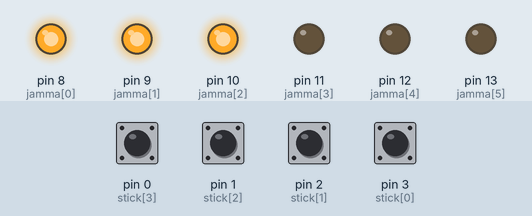
Recording of a sketch running on a simulated SparkFun Pro Micro, built with avr-gcc and run on an emulated ATmega32U4. On the bench: output pins drawn as LEDs (lit = HIGH). Inputs (shaded band) come from the test bench; at power-on: pin 0 (stick[3]), pin 1 (stick[2]), pin 2 (stick[1]), pin 3 (stick[0]) HIGH.

Above: at 1.2 s.
1.3 s: pin 0 (stick[3]) pulled LOW for 0.15 s
At 1.37 s:
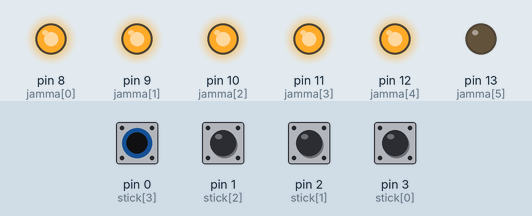
2.9 s: pin 1 (stick[2]) pulled LOW for 0.15 s
At 2.97 s:
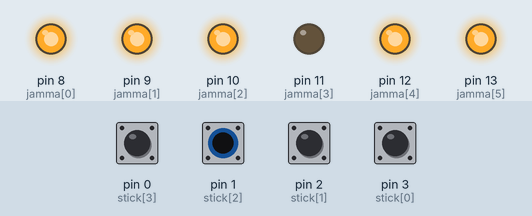
4.5 s: pin 2 (stick[1]) pulled LOW for 0.15 s
At 4.57 s:
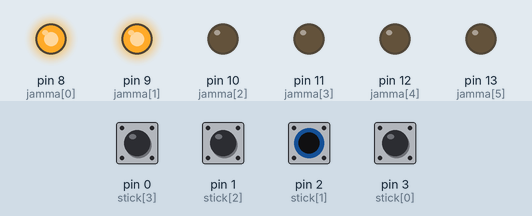
6.1 s: pin 3 (stick[0]) pulled LOW for 0.15 s
At 6.17 s:
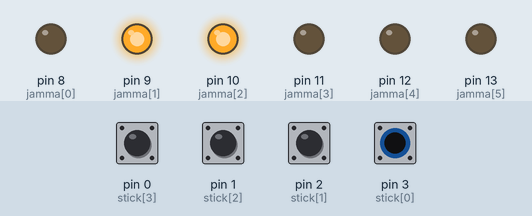
7.7 s: pin 0 (stick[3]) driven LOW and pin 1 (stick[2]) driven LOW
At 8.9 s:
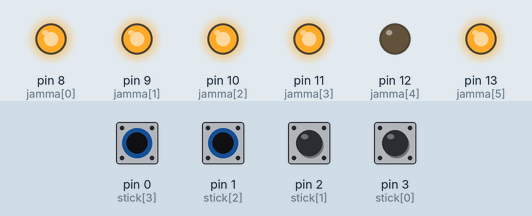
9.2 s: pin 2 (stick[1]) pulled LOW for 1 s
At 10.0 s:
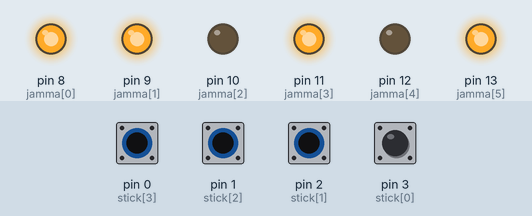
Timing chart, 0 to 12.2 s (numbered marks = the images above; inputs shaded):
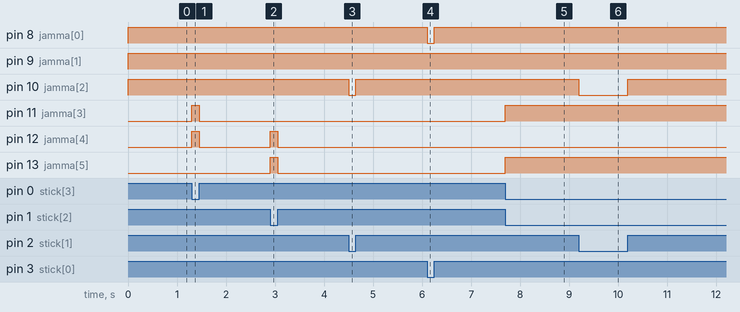

The sketch:

aes_4_to_6_button.ino
```cpp
// Code for Arduino Pro Micro with Kamencesc MVS DB9 to Arduino
// using USB Joystick library:
// https://github.com/MHeironimus/ArduinoJoystickLibrary
//
// Code by: Kamencesc
// Board by: Kamencesc
//
// Site: http://www.kamencesc.com/
// 01-07-2019
//--------------------------------------------------------------------

byte stick[] = { 3, 2, 1, 0 };
byte jamma[] = { 8, 9, 10, 11, 12, 13 };

void setup() {
  for (int j=0; j < (sizeof(stick)/sizeof(stick[0])); j++) {
    pinMode(stick[j], INPUT_PULLUP);
  }
  for (int j=0; j < (sizeof(jamma)/sizeof(jamma[0])); j++) {
    pinMode(jamma[j], OUTPUT);
  }

}

void loop() {
  // put your main code here, to run repeatedly:
  byte aes1 = digitalRead(3);
  byte aes2 = digitalRead(2);
  byte aes3 = digitalRead(1);
  byte aes4 = digitalRead(0);

  if ( !aes1 && !aes2 ) {
    digitalWrite(9, LOW);   //middle punch
    digitalWrite(8, HIGH);  //light punch
    digitalWrite(10, HIGH); //heavy punch
  } else if  ( !aes1 ) {
    digitalWrite(8, LOW);   //light punch
    digitalWrite(10, HIGH); //heavy punch
    digitalWrite(9, HIGH);  //middle punch
  } else if ( !aes2 ) {
    digitalWrite(10, LOW);  //heavy punch
    digitalWrite(8, HIGH);  //light punch
    digitalWrite(9, HIGH);  //middle punch
  } else if ( aes1 && aes2 ) {
    digitalWrite(10, HIGH);  //heavy punch
    digitalWrite(8, HIGH);   //light punch
    digitalWrite(9, HIGH);   //middle punch
  }

  if ( !aes3 && !aes4 ) {
    digitalWrite(12, LOW);   //middle kick
    digitalWrite(11, HIGH);   //light kick
    digitalWrite(13, HIGH);  //heavy kick
  } else if  ( !aes3 ) {
    digitalWrite(12, HIGH);   //middle kick
    digitalWrite(11, LOW);   //light kick
    digitalWrite(13, HIGH);  //heavy kick
  } else if ( !aes4 ) {
    digitalWrite(12, HIGH);   //middle kick
    digitalWrite(11, HIGH);   //light kick
    digitalWrite(13, LOW);  //heavy kick
  } else if ( aes3 && aes4 ) {
    digitalWrite(12, LOW);   //middle kick
    digitalWrite(11, LOW);   //light kick
    digitalWrite(13, LOW);  //heavy kick
  }
}
```

Measured:
- after the input at 1.3 s, pin 11 (jamma[3]), pin 12 (jamma[4]): LOW → HIGH at once, → LOW 0.15 s later
- after the input at 2.9 s, pin 12 (jamma[4]), pin 13 (jamma[5]): LOW → HIGH at once, → LOW 0.15 s later
- after the input at 4.5 s, pin 10 (jamma[2]): HIGH → LOW at once, → HIGH 0.15 s later
- after the input at 6.1 s, pin 8 (jamma[0]): HIGH → LOW at once, → HIGH 0.15 s later
- after the input at 7.7 s, pin 11 (jamma[3]), pin 13 (jamma[5]): LOW → HIGH at once
- after the input at 9.2 s, pin 10 (jamma[2]): HIGH → LOW at once, → HIGH 1.0 s later
